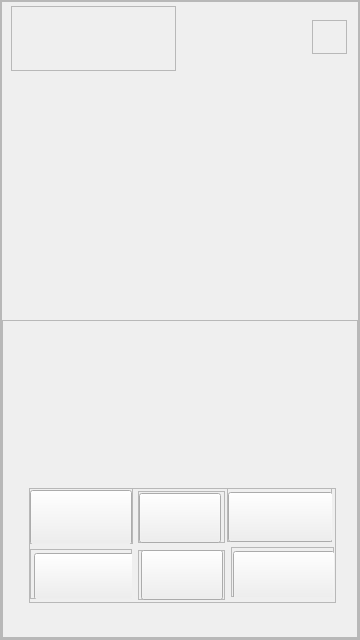
<?xml version="1.0" encoding="UTF-8"?>
<ui version="4.0">
 <class>MainWindow</class>
 <widget class="QWidget" name="MainWindow">
  <property name="geometry">
   <rect>
    <x>0</x>
    <y>0</y>
    <width>360</width>
    <height>640</height>
   </rect>
  </property>
  <property name="windowTitle">
   <string>Foodday</string>
  </property>
  <property name="styleSheet">
   <string notr="true">QWidget {
	border-image: url(&quot;P:/ARXIUS/PYTHON/FoodDay/PySide6/assets/images/paqinaPrincipal_android.jpg&quot;) 0 0 0 0 stretch stretch;
}</string>
  </property>
  <layout class="QVBoxLayout" name="verticalLayout">
   <property name="spacing">
    <number>0</number>
   </property>
   <property name="leftMargin">
    <number>0</number>
   </property>
   <property name="topMargin">
    <number>0</number>
   </property>
   <property name="rightMargin">
    <number>0</number>
   </property>
   <property name="bottomMargin">
    <number>0</number>
   </property>
   <item>
    <widget class="QFrame" name="centralWidget">
     <property name="autoFillBackground">
      <bool>false</bool>
     </property>
     <property name="styleSheet">
      <string notr="true"/>
     </property>
     <property name="frameShape">
      <enum>QFrame::Shape::NoFrame</enum>
     </property>
     <property name="frameShadow">
      <enum>QFrame::Shadow::Raised</enum>
     </property>
     <layout class="QVBoxLayout" name="verticalLayout_2">
      <property name="spacing">
       <number>0</number>
      </property>
      <property name="leftMargin">
       <number>0</number>
      </property>
      <property name="topMargin">
       <number>0</number>
      </property>
      <property name="rightMargin">
       <number>0</number>
      </property>
      <property name="bottomMargin">
       <number>0</number>
      </property>
      <item>
       <widget class="QFrame" name="background_frame">
        <property name="styleSheet">
         <string notr="true">QWidget {
    border-image: url(&quot;P:/ARXIUS/PYTHON/FoodDay/PySide6/assets/images/fons principal.jpg&quot;) 0 0 0 0 stretch stretch;
}
</string>
        </property>
        <property name="frameShape">
         <enum>QFrame::Shape::StyledPanel</enum>
        </property>
        <property name="frameShadow">
         <enum>QFrame::Shadow::Raised</enum>
        </property>
        <layout class="QVBoxLayout" name="verticalLayout_3">
         <property name="spacing">
          <number>0</number>
         </property>
         <property name="leftMargin">
          <number>0</number>
         </property>
         <property name="topMargin">
          <number>0</number>
         </property>
         <property name="rightMargin">
          <number>0</number>
         </property>
         <property name="bottomMargin">
          <number>0</number>
         </property>
         <item>
          <widget class="QFrame" name="content_frame">
           <property name="styleSheet">
            <string notr="true"/>
           </property>
           <property name="frameShape">
            <enum>QFrame::Shape::StyledPanel</enum>
           </property>
           <property name="frameShadow">
            <enum>QFrame::Shadow::Raised</enum>
           </property>
           <layout class="QVBoxLayout" name="verticalLayout_4">
            <property name="spacing">
             <number>0</number>
            </property>
            <property name="leftMargin">
             <number>0</number>
            </property>
            <property name="topMargin">
             <number>0</number>
            </property>
            <property name="rightMargin">
             <number>0</number>
            </property>
            <property name="bottomMargin">
             <number>0</number>
            </property>
            <item>
             <widget class="QFrame" name="top_bar_frame">
              <property name="enabled">
               <bool>true</bool>
              </property>
              <property name="styleSheet">
               <string notr="true">QWidget {
    border-image: url(&quot;P:/ARXIUS/PYTHON/FoodDay/PySide6/assets/images/top.png&quot;) 0 0 0 0 stretch stretch;
}
</string>
              </property>
              <property name="frameShape">
               <enum>QFrame::Shape::NoFrame</enum>
              </property>
              <property name="frameShadow">
               <enum>QFrame::Shadow::Raised</enum>
              </property>
              <widget class="QFrame" name="frame_menu">
               <property name="geometry">
                <rect>
                 <x>310</x>
                 <y>18</y>
                 <width>35</width>
                 <height>34</height>
                </rect>
               </property>
               <property name="styleSheet">
                <string notr="true"/>
               </property>
               <property name="frameShape">
                <enum>QFrame::Shape::StyledPanel</enum>
               </property>
               <property name="frameShadow">
                <enum>QFrame::Shadow::Raised</enum>
               </property>
              </widget>
              <widget class="QFrame" name="frame_logo">
               <property name="geometry">
                <rect>
                 <x>9</x>
                 <y>4</y>
                 <width>165</width>
                 <height>65</height>
                </rect>
               </property>
               <property name="styleSheet">
                <string notr="true">

</string>
               </property>
               <property name="frameShape">
                <enum>QFrame::Shape::StyledPanel</enum>
               </property>
               <property name="frameShadow">
                <enum>QFrame::Shadow::Raised</enum>
               </property>
              </widget>
             </widget>
            </item>
            <item>
             <widget class="QFrame" name="buttons_frame">
              <property name="styleSheet">
               <string notr="true">QWidget {
    border-image: url(&quot;P:/ARXIUS/PYTHON/FoodDay/PySide6/assets/images/top.png&quot;) 0 0 0 0 stretch stretch;
}
</string>
              </property>
              <property name="frameShape">
               <enum>QFrame::Shape::StyledPanel</enum>
              </property>
              <property name="frameShadow">
               <enum>QFrame::Shadow::Raised</enum>
              </property>
              <widget class="QFrame" name="frame_opcions">
               <property name="geometry">
                <rect>
                 <x>27</x>
                 <y>168</y>
                 <width>307</width>
                 <height>115</height>
                </rect>
               </property>
               <property name="frameShape">
                <enum>QFrame::Shape::StyledPanel</enum>
               </property>
               <property name="frameShadow">
                <enum>QFrame::Shadow::Raised</enum>
               </property>
               <widget class="QFrame" name="frame_receptes">
                <property name="geometry">
                 <rect>
                  <x>0</x>
                  <y>0</y>
                  <width>104</width>
                  <height>56</height>
                 </rect>
                </property>
                <property name="frameShape">
                 <enum>QFrame::Shape::StyledPanel</enum>
                </property>
                <property name="frameShadow">
                 <enum>QFrame::Shadow::Raised</enum>
                </property>
                <widget class="QPushButton" name="BtReceptes">
                 <property name="geometry">
                  <rect>
                   <x>1</x>
                   <y>2</y>
                   <width>102</width>
                   <height>55</height>
                  </rect>
                 </property>
                 <property name="toolTip">
                  <string>Veure/Editar Receptes</string>
                 </property>
                 <property name="text">
                  <string/>
                 </property>
                </widget>
               </widget>
               <widget class="QFrame" name="frame_valorar">
                <property name="geometry">
                 <rect>
                  <x>109</x>
                  <y>3</y>
                  <width>87</width>
                  <height>52</height>
                 </rect>
                </property>
                <property name="frameShape">
                 <enum>QFrame::Shape::StyledPanel</enum>
                </property>
                <property name="frameShadow">
                 <enum>QFrame::Shadow::Raised</enum>
                </property>
                <widget class="QPushButton" name="BtValorar">
                 <property name="geometry">
                  <rect>
                   <x>1</x>
                   <y>2</y>
                   <width>82</width>
                   <height>50</height>
                  </rect>
                 </property>
                 <property name="toolTip">
                  <string>Fer valoració del àpat</string>
                 </property>
                 <property name="text">
                  <string/>
                 </property>
                </widget>
               </widget>
               <widget class="QFrame" name="frame_menus">
                <property name="geometry">
                 <rect>
                  <x>198</x>
                  <y>0</y>
                  <width>105</width>
                  <height>54</height>
                 </rect>
                </property>
                <property name="frameShape">
                 <enum>QFrame::Shape::StyledPanel</enum>
                </property>
                <property name="frameShadow">
                 <enum>QFrame::Shadow::Raised</enum>
                </property>
                <widget class="QPushButton" name="BtMenus">
                 <property name="geometry">
                  <rect>
                   <x>1</x>
                   <y>4</y>
                   <width>105</width>
                   <height>50</height>
                  </rect>
                 </property>
                 <property name="toolTip">
                  <string>Veure Proposta de Menús</string>
                 </property>
                 <property name="text">
                  <string/>
                 </property>
                </widget>
               </widget>
               <widget class="QFrame" name="frame_miseEnPlace">
                <property name="geometry">
                 <rect>
                  <x>1</x>
                  <y>61</y>
                  <width>102</width>
                  <height>50</height>
                 </rect>
                </property>
                <property name="frameShape">
                 <enum>QFrame::Shape::StyledPanel</enum>
                </property>
                <property name="frameShadow">
                 <enum>QFrame::Shadow::Raised</enum>
                </property>
                <widget class="QPushButton" name="BtMiseEnPlace">
                 <property name="geometry">
                  <rect>
                   <x>4</x>
                   <y>4</y>
                   <width>100</width>
                   <height>47</height>
                  </rect>
                 </property>
                 <property name="toolTip">
                  <string>Organitzar la Mise en Place</string>
                 </property>
                 <property name="text">
                  <string/>
                 </property>
                </widget>
               </widget>
               <widget class="QFrame" name="frame_comensals">
                <property name="geometry">
                 <rect>
                  <x>109</x>
                  <y>62</y>
                  <width>87</width>
                  <height>50</height>
                 </rect>
                </property>
                <property name="frameShape">
                 <enum>QFrame::Shape::StyledPanel</enum>
                </property>
                <property name="frameShadow">
                 <enum>QFrame::Shadow::Raised</enum>
                </property>
                <widget class="QPushButton" name="BtComensals">
                 <property name="geometry">
                  <rect>
                   <x>3</x>
                   <y>0</y>
                   <width>82</width>
                   <height>50</height>
                  </rect>
                 </property>
                 <property name="toolTip">
                  <string>Modificar Comensals</string>
                 </property>
                 <property name="text">
                  <string/>
                 </property>
                </widget>
               </widget>
               <widget class="QFrame" name="frame_ajusta">
                <property name="geometry">
                 <rect>
                  <x>202</x>
                  <y>59</y>
                  <width>103</width>
                  <height>50</height>
                 </rect>
                </property>
                <property name="frameShape">
                 <enum>QFrame::Shape::StyledPanel</enum>
                </property>
                <property name="frameShadow">
                 <enum>QFrame::Shadow::Raised</enum>
                </property>
                <widget class="QPushButton" name="BtAjusta">
                 <property name="geometry">
                  <rect>
                   <x>2</x>
                   <y>4</y>
                   <width>102</width>
                   <height>49</height>
                  </rect>
                 </property>
                 <property name="toolTip">
                  <string>Modificar Ajustaments Generals</string>
                 </property>
                 <property name="text">
                  <string/>
                 </property>
                </widget>
               </widget>
              </widget>
             </widget>
            </item>
           </layout>
          </widget>
         </item>
        </layout>
       </widget>
      </item>
     </layout>
    </widget>
   </item>
  </layout>
 </widget>
 <resources/>
 <connections/>
</ui>
